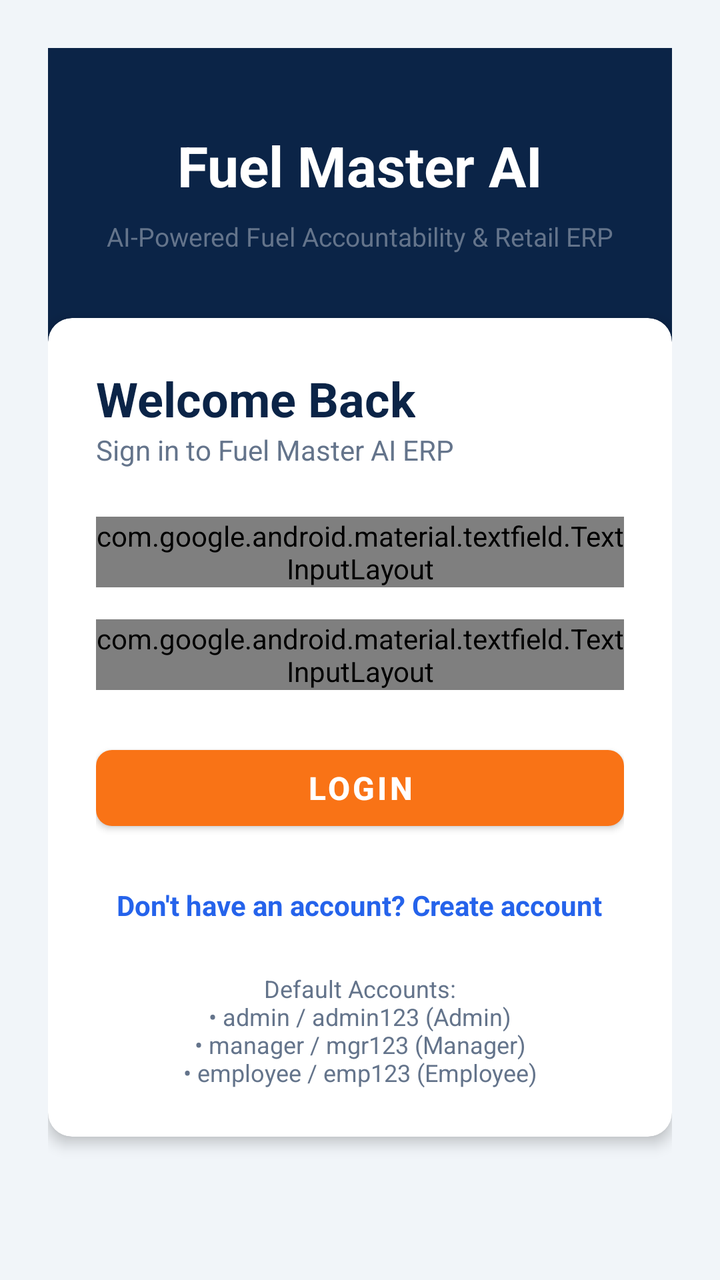
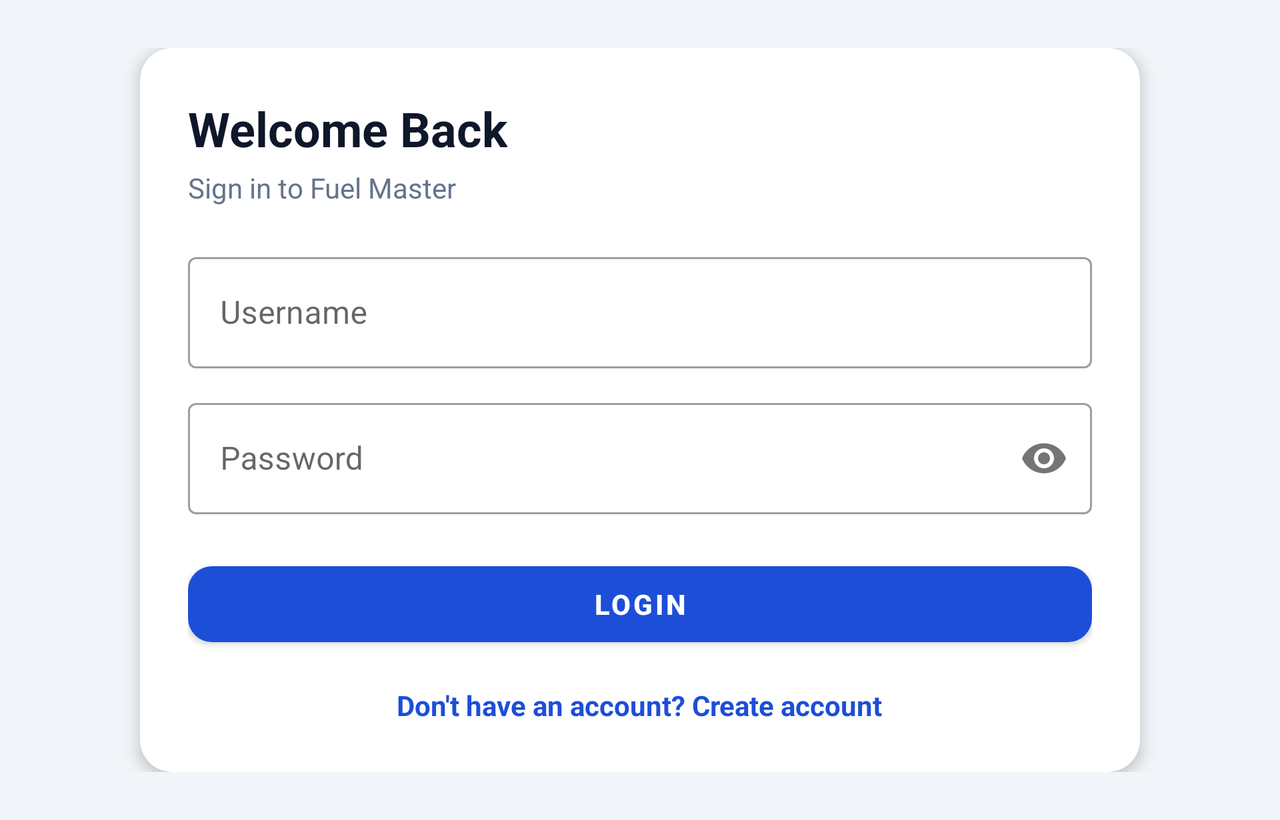

The same Android screen from two of the app's own layout files: first res/layout/ as a phone draws it, then the repository's variant for another configuration, drawn on a device whose configuration selects that folder. Both files follow.
<!-- AndroidManifest.xml: application theme Theme.FuelMasterProject -->
<!-- res/layout/activity_login.xml -->
<?xml version="1.0" encoding="utf-8"?>
<ScrollView xmlns:android="http://schemas.android.com/apk/res/android"
    xmlns:app="http://schemas.android.com/apk/res-auto"
    android:layout_width="match_parent"
    android:layout_height="match_parent"
    android:fillViewport="true"
    android:background="@color/neutral_light">

    <androidx.constraintlayout.widget.ConstraintLayout
        android:layout_width="match_parent"
        android:layout_height="wrap_content"
        android:padding="@dimen/spacing_large">

        
        <View
            android:id="@+id/order_header_bg"
            android:layout_width="0dp"
            android:layout_height="200dp"
            android:background="@color/primary_navy"
            app:layout_constraintTop_toTopOf="parent"
            app:layout_constraintLeft_toLeftOf="parent"
            app:layout_constraintRight_toRightOf="parent" />

        <TextView
            android:id="@+id/tvAppTitle"
            android:layout_width="wrap_content"
            android:layout_height="wrap_content"
            android:text="@string/app_name"
            android:textColor="@color/white"
            android:textSize="28sp"
            android:textStyle="bold"
            android:layout_marginTop="40dp"
            app:layout_constraintTop_toTopOf="parent"
            app:layout_constraintLeft_toLeftOf="parent"
            app:layout_constraintRight_toRightOf="parent" />

        <TextView
            android:id="@+id/tvAppSubtitle"
            android:layout_width="wrap_content"
            android:layout_height="wrap_content"
            android:text="AI-Powered Fuel Accountability &amp; Retail ERP"
            android:textColor="@color/neutral_mid"
            android:textSize="13sp"
            android:layout_marginTop="8dp"
            app:layout_constraintTop_toBottomOf="@id/tvAppTitle"
            app:layout_constraintLeft_toLeftOf="parent"
            app:layout_constraintRight_toRightOf="parent" />

        
        <androidx.cardview.widget.CardView
            android:layout_width="0dp"
            android:layout_height="wrap_content"
            android:layout_marginTop="32dp"
            app:cardCornerRadius="@dimen/corner_radius"
            app:cardElevation="4dp"
            app:cardBackgroundColor="@color/surface_white"
            app:layout_constraintTop_toBottomOf="@id/tvAppSubtitle"
            app:layout_constraintLeft_toLeftOf="parent"
            app:layout_constraintRight_toRightOf="parent"
            app:layout_constraintWidth_max="400dp">

            <LinearLayout
                android:layout_width="match_parent"
                android:layout_height="wrap_content"
                android:orientation="vertical"
                android:padding="@dimen/spacing_large">

                <TextView
                    android:layout_width="wrap_content"
                    android:layout_height="wrap_content"
                    android:text="@string/login_title"
                    android:textColor="@color/primary_navy"
                    android:textSize="@dimen/text_size_h3"
                    android:textStyle="bold" />

                <TextView
                    android:layout_width="wrap_content"
                    android:layout_height="wrap_content"
                    android:text="@string/login_subtitle"
                    android:textColor="@color/neutral_mid"
                    android:textSize="@dimen/text_size_body"
                    android:layout_marginBottom="@dimen/spacing_large" />

                
                <TextView
                    android:id="@+id/tvLoginError"
                    android:layout_width="match_parent"
                    android:layout_height="wrap_content"
                    android:background="#FEF2F2"
                    android:textColor="@color/danger_red"
                    android:textSize="@dimen/text_size_body"
                    android:padding="10dp"
                    android:visibility="gone"
                    android:layout_marginBottom="@dimen/spacing_medium" />

                
                <com.google.android.material.textfield.TextInputLayout
                    android:layout_width="match_parent"
                    android:layout_height="wrap_content"
                    android:layout_marginBottom="@dimen/spacing_medium"
                    style="@style/Widget.Material3.TextInputLayout.OutlinedBox">

                    <com.google.android.material.textfield.TextInputEditText
                        android:id="@+id/etUsername"
                        android:layout_width="match_parent"
                        android:layout_height="wrap_content"
                        android:hint="@string/username_hint"
                        android:inputType="textEmailAddress"
                        android:maxLines="1"
                        android:textSize="@dimen/text_size_large" />

                </com.google.android.material.textfield.TextInputLayout>

                
                <com.google.android.material.textfield.TextInputLayout
                    android:layout_width="match_parent"
                    android:layout_height="wrap_content"
                    android:layout_marginBottom="@dimen/spacing_large"
                    app:endIconMode="password_toggle"
                    style="@style/Widget.Material3.TextInputLayout.OutlinedBox">

                    <com.google.android.material.textfield.TextInputEditText
                        android:id="@+id/etPassword"
                        android:layout_width="match_parent"
                        android:layout_height="wrap_content"
                        android:hint="@string/password_hint"
                        android:inputType="textPassword"
                        android:maxLines="1"
                        android:textSize="@dimen/text_size_large" />

                </com.google.android.material.textfield.TextInputLayout>

                
                <Button
                    android:id="@+id/btnLogin"
                    android:layout_width="match_parent"
                    android:layout_height="50dp"
                    android:text="@string/login_button"
                    android:textColor="@color/white"
                    android:textSize="@dimen/text_size_large"
                    android:textStyle="bold"
                    app:backgroundTint="@color/accent_orange"
                    app:cornerRadius="@dimen/button_radius"
                    android:layout_marginBottom="@dimen/spacing_medium" />

                
                <TextView
                    android:id="@+id/tvCreateAccount"
                    android:layout_width="wrap_content"
                    android:layout_height="wrap_content"
                    android:layout_gravity="center_horizontal"
                    android:text="@string/no_account"
                    android:textColor="@color/secondary_teal"
                    android:textSize="@dimen/text_size_body"
                    android:textStyle="bold"
                    android:padding="8dp" />

                
                <TextView
                    android:layout_width="match_parent"
                    android:layout_height="wrap_content"
                    android:text="Default Accounts:\n• admin / admin123 (Admin)\n• manager / mgr123 (Manager)\n• employee / emp123 (Employee)"
                    android:textColor="@color/neutral_mid"
                    android:textSize="12sp"
                    android:gravity="center"
                    android:layout_marginTop="@dimen/spacing_medium" />

            </LinearLayout>

        </androidx.cardview.widget.CardView>

    </androidx.constraintlayout.widget.ConstraintLayout>
</ScrollView>
<!-- resources referenced by this layout -->
<resources>
  <color name="accent_orange">#F97316</color>
  <color name="danger_red">#DC2626</color>
  <color name="neutral_light">#F1F5F9</color>
  <color name="neutral_mid">#64748B</color>
  <color name="primary_navy">#0B2447</color>
  <color name="secondary_teal">#2563EB</color>
  <color name="surface_white">#FFFFFF</color>
  <color name="white">#FFFFFFFF</color>
  <dimen name="button_radius">8dp</dimen>
  <dimen name="corner_radius">12dp</dimen>
  <dimen name="spacing_large">24dp</dimen>
  <dimen name="spacing_medium">16dp</dimen>
  <dimen name="text_size_body">14sp</dimen>
  <dimen name="text_size_h3">24sp</dimen>
  <dimen name="text_size_large">16sp</dimen>
  <string name="app_name">Fuel Master AI</string>
  <string name="login_button">Login</string>
  <string name="login_subtitle">Sign in to Fuel Master AI ERP</string>
  <string name="login_title">Welcome Back</string>
  <string name="no_account">Don\'t have an account? Create account</string>
  <string name="password_hint">Password</string>
  <string name="username_hint">Username</string>
  <style name="Theme.FuelMasterProject" parent="Base.Theme.FuelMasterProject" />
  <style name="Base.Theme.FuelMasterProject" parent="Theme.MaterialComponents.Light.NoActionBar">
          <item name="colorPrimary">@color/primary_blue</item>
          <item name="colorSecondary">@color/accent_orange</item>
          <item name="android:windowBackground">@color/bg</item>
          <item name="android:textColor">@color/text_primary</item>
      </style>
  <color name="primary_blue">#1D4ED8</color>
  <color name="bg">#F1F5F9</color>
  <color name="text_primary">#0F172A</color>
</resources>
<!-- res/layout-land/activity_login.xml (the repository's variant of the layout above) -->
<!-- drawn on the phone turned sideways -->
<?xml version="1.0" encoding="utf-8"?>
<ScrollView xmlns:android="http://schemas.android.com/apk/res/android"
    xmlns:app="http://schemas.android.com/apk/res-auto"
    android:layout_width="match_parent"
    android:layout_height="match_parent"
    android:fillViewport="true"
    android:background="@color/bg">

    <LinearLayout
        android:layout_width="match_parent"
        android:layout_height="wrap_content"
        android:orientation="vertical"
        android:gravity="center"
        android:padding="24dp">

        <com.google.android.material.card.MaterialCardView
            android:layout_width="500dp"
            android:layout_height="wrap_content"
            app:cardCornerRadius="16dp"
            app:cardElevation="4dp"
            app:cardBackgroundColor="@color/card">

            <LinearLayout
                android:layout_width="match_parent"
                android:layout_height="wrap_content"
                android:orientation="vertical"
                android:padding="24dp">

                <TextView
                    android:layout_width="wrap_content"
                    android:layout_height="wrap_content"
                    android:text="Welcome Back"
                    android:textColor="@color/text_primary"
                    android:textSize="24sp"
                    android:textStyle="bold"
                    android:layout_marginBottom="4dp" />

                <TextView
                    android:layout_width="wrap_content"
                    android:layout_height="wrap_content"
                    android:text="Sign in to Fuel Master"
                    android:textColor="@color/text_secondary"
                    android:textSize="14sp"
                    android:layout_marginBottom="20dp" />

                <TextView
                    android:id="@+id/tvLoginError"
                    android:layout_width="match_parent"
                    android:layout_height="wrap_content"
                    android:background="@drawable/bg_chip_danger"
                    android:textColor="@color/danger"
                    android:textSize="13sp"
                    android:padding="10dp"
                    android:visibility="gone"
                    android:layout_marginBottom="12dp" />

                <com.google.android.material.textfield.TextInputLayout
                    android:layout_width="match_parent"
                    android:layout_height="wrap_content"
                    style="?attr/textInputOutlinedStyle"
                    android:layout_marginBottom="12dp">
                    <com.google.android.material.textfield.TextInputEditText
                        android:id="@+id/etUsername"
                        android:layout_width="match_parent"
                        android:layout_height="wrap_content"
                        android:hint="Username"
                        android:inputType="text" />
                </com.google.android.material.textfield.TextInputLayout>

                <com.google.android.material.textfield.TextInputLayout
                    android:layout_width="match_parent"
                    android:layout_height="wrap_content"
                    style="?attr/textInputOutlinedStyle"
                    android:layout_marginBottom="20dp"
                    app:passwordToggleEnabled="true">
                    <com.google.android.material.textfield.TextInputEditText
                        android:id="@+id/etPassword"
                        android:layout_width="match_parent"
                        android:layout_height="wrap_content"
                        android:hint="Password"
                        android:inputType="textPassword" />
                </com.google.android.material.textfield.TextInputLayout>

                <Button
                    android:id="@+id/btnLogin"
                    android:layout_width="match_parent"
                    android:layout_height="50dp"
                    android:text="Login"
                    android:textColor="@color/white"
                    android:textStyle="bold"
                    app:backgroundTint="@color/primary_blue"
                    app:cornerRadius="12dp"
                    android:layout_marginBottom="16dp" />

                <TextView
                    android:id="@+id/tvCreateAccount"
                    android:layout_width="wrap_content"
                    android:layout_height="wrap_content"
                    android:layout_gravity="center"
                    android:text="Don't have an account? Create account"
                    android:textColor="@color/primary_blue"
                    android:textSize="14sp"
                    android:textStyle="bold" />

            </LinearLayout>

        </com.google.android.material.card.MaterialCardView>

    </LinearLayout>

</ScrollView>
<!-- resources referenced by the variant -->
<!-- as the phone turned sideways resolves them -->
<resources>
  <color name="bg">#F1F5F9</color>
  <color name="card">#FFFFFF</color>
  <color name="danger">#DC2626</color>
  <color name="primary_blue">#1D4ED8</color>
  <color name="text_primary">#0F172A</color>
  <color name="text_secondary">#64748B</color>
  <color name="white">#FFFFFFFF</color>
  <!-- drawable bg_chip_danger (drawable) -->
  <?xml version="1.0" encoding="utf-8"?>
  <shape xmlns:android="http://schemas.android.com/apk/res/android"
      android:shape="rectangle">
      <solid android:color="@color/danger_tint" />
      <corners android:radius="12dp" />
  </shape>
  <style name="Theme.FuelMasterProject" parent="Base.Theme.FuelMasterProject" />
  <color name="danger_tint">#FEE2E2</color>
  <style name="Base.Theme.FuelMasterProject" parent="Theme.MaterialComponents.Light.NoActionBar">
          <item name="colorPrimary">@color/primary_blue</item>
          <item name="colorSecondary">@color/accent_orange</item>
          <item name="android:windowBackground">@color/bg</item>
          <item name="android:textColor">@color/text_primary</item>
      </style>
  <color name="accent_orange">#F97316</color>
</resources>
